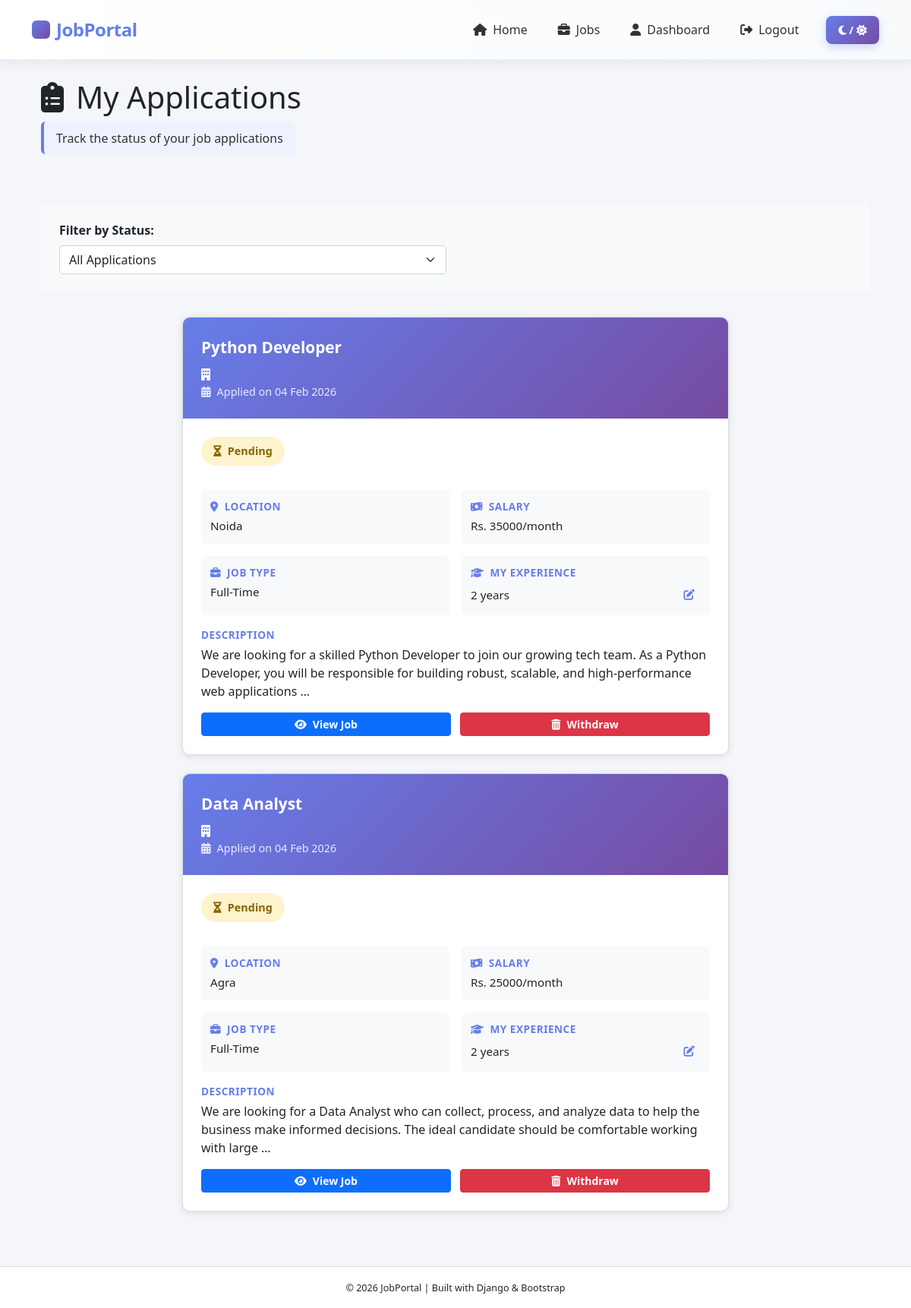
The app's page /accounts/candidate/my_applications/ (signed in) with its own data.
### Job_Portal/jobs/models.py (models this page shows, shortened)
class JobApplication(models.Model):
    STATUS_CHOICES = [
        ('Pending', 'Pending'),
        ('Accepted', 'Accepted'),
        ('Rejected', 'Rejected'),
    ]
    job = models.ForeignKey(Job, on_delete=models.CASCADE)
    candidate = models.ForeignKey(
        'accounts.User',
        on_delete=models.CASCADE,
        limit_choices_to={'role': 'candidate'}
    )
    resume = models.FileField(
        upload_to='resumes/',
        blank=False,
        null=False
    )
    cover_letter = models.TextField()
    applied_at = models.DateTimeField(auto_now_add=True)
    status = models.CharField(
        max_length=20,
        choices=STATUS_CHOICES,
        default='Pending'
    )
    class Meta:
        unique_together = ('job', 'candidate')

class Job(models.Model):
    JOB_TYPE_CHOICES = [
        ('Full-Time', 'Full-Time'),
        ('Part-Time', 'Part-Time'),
        ('Internship', 'Internship'),
        ('Contract', 'Contract'),
        ('Remote', 'Remote'),
    ]
    EXPERIENCE_CHOICES = [
        ('Fresher', 'Fresher'),
        ('1-3 Years', '1-3 Years'),
        ('3-5 Years', '3-5 Years'),
        ('5+ Years', '5+ Years'),
    ]
    employer = models.ForeignKey(
        settings.AUTH_USER_MODEL,
        on_delete=models.CASCADE
    )
    title = models.CharField(max_length=200)
    description = models.TextField()
    requirements = models.TextField(blank=True)
    location = models.CharField(max_length=100)
    salary = models.PositiveIntegerField(
        null=True,
        blank=True,
        help_text="Enter salary in INR per month"
    )
    job_type = models.CharField(
        max_length=20,
        choices=JOB_TYPE_CHOICES,
        default='Full-Time'
    )
    experience_level = models.CharField(
        max_length=20,
        choices=EXPERIENCE_CHOICES,
        default='Fresher'
    )
    created_at = models.DateTimeField(auto_now_add=True)

### Job_Portal/accounts/models.py (models this page shows)
class CandidateProfile(models.Model):
    user = models.OneToOneField(User, on_delete=models.CASCADE)
    resume = models.FileField(upload_to='resumes/', null=True, blank=True)
    skills = models.TextField(null=True, blank=True)
    experience = models.TextField(null=True, blank=True)

### Job_Portal/accounts/views.py (the view)
# urls.py: path('candidate/my_applications/',views.my_applications, name='my_applications'),
@login_required(login_url='login')
def my_applications(request):
    if request.user.role != 'candidate':
        return HttpResponseForbidden("Access denied")
    applications = JobApplication.objects.filter(
        candidate=request.user
    )
    return render(request, 'accounts/my_application.html', {
        'applications': applications
    })

### Job_Portal/templates/accounts/my_application.html (shortened to what this page needs)
{% extends 'base.html' %}
{% load static %}
{% block content %}
<div class="container mt-4">
    <div class="mb-5">
        <h1 class="mb-2">
            <i class="fas fa-clipboard-list me-3"></i>My Applications
        </h1>
        <p class="highlighted-note">Track the status of your job applications</p>
    </div>
    {% if applications %}
        <div class="filter-section">
            <div class="row">
                <div class="col-md-6">
                    <label for="filterStatus" class="form-label"><strong>Filter by Status:</strong></label>
                    <select id="filterStatus" class="form-select">
                        <option value="all">All Applications</option>
                    </select>
                </div>
            </div>
        </div>
        <div class="row">
            {% for application in applications %}
                <div class="col-lg-8 mx-auto mb-4">
                    <div class="card application-card" data-status="{{ application.status|lower }}">
                        <div class="card-header">
                            <div class="row align-items-center">
                                <div class="col-md-8">
                                    <div class="job-title">{{ application.job.title }}</div>
                                    <div class="company-name">
                                        <i class="fas fa-building me-2"></i>{{ application.job.employer.candidateprofile.company_name }}
                                    </div>
                                    <div class="application-date">
                                        <i class="fas fa-calendar-alt me-2"></i>Applied on {{ application.applied_at|date:"d M Y" }}
                                    </div>
                                </div>
                            </div>
                        </div>
                        <div class="application-body">
                            <div>
                                {% if application.status == 'Pending' %}
                                    <span class="status-badge status-pending">
                                        <i class="fas fa-hourglass-half me-2"></i>Pending
                                    </span>
                                {% elif application.status == 'Accepted' %}
                                    <span class="status-badge status-accepted">
                                        <i class="fas fa-check-circle me-2"></i>Accepted
                                    </span>
                                {% elif application.status == 'Rejected' %}
                                    <span class="status-badge status-rejected">
                                        <i class="fas fa-times-circle me-2"></i>Rejected
                                    </span>
                                {% endif %}
                            </div>
                            <div class="job-details">
                                <div class="detail-item">
                                    <span class="detail-label">
                                        <i class="fas fa-map-marker-alt me-2"></i>Location
                                    </span>
                                    {{ application.job.location }}
                                </div>
                                <div class="detail-item">
                                    <span class="detail-label">
                                        <i class="fas fa-money-bill-wave me-2"></i>Salary
                                    </span>
                                    {% if application.job.salary %}
                                        Rs. {{ application.job.salary }}/month
                                    {% else %}
                                        Not specified
                                    {% endif %}
                                </div>
                                <div class="detail-item">
                                    <span class="detail-label">
                                        <i class="fas fa-briefcase me-2"></i>Job Type
                                    </span>
                                    {{ application.job.job_type }}
                                </div>
                                <div class="detail-item">
                                    <span class="detail-label">
                                        <i class="fas fa-graduation-cap me-2"></i>My Experience
                                    </span>
                                    <div class="experience-display" id="experience-{{ application.candidate.id }}">
                                        <div class="experience-text">
                                            {% if application.candidate.candidateprofile.experience %}
                                                {{ application.candidate.candidateprofile.experience }}
                                            {% else %}
                                                <em>Not specified</em>
                                            {% endif %}
                                        </div>
                                        <button class="edit-experience-btn" onclick="toggleEditExperience('{{ application.candidate.id }}', event)">
                                            <i class="fas fa-edit"></i>
                                        </button>
                                    </div>
                                </div>
                            </div>
                            <div class="mt-3">
                                <span class="detail-label">Description</span>
                                <p class="mb-0">{{ application.job.description|truncatewords:30 }}</p>
                            </div>
                            <div class="action-buttons">
                                <a href="{% url 'job_detail' application.job.id %}" class="btn btn-primary btn-sm">
                                    <i class="fas fa-eye me-2"></i>View Job
                                </a>
                                {% if application.status == 'Pending' %}
                                    <a href="{% url 'update_application_status' application.id %}" class="btn btn-danger btn-sm" onclick="return confirm('Are you sure you want to withdraw this application?');">
                                        <i class="fas fa-trash-alt me-2"></i>Withdraw
                                    </a>
                                {% endif %}
                            </div>
                        </div>
                    </div>
                </div>
            {% endfor %}
        </div>
    {% endif %}
</div>
{% endblock %}

### Job_Portal/static/css/base.css (style rules this page uses)
* { transition: background-color 0.25s ease, color 0.25s ease, border-color 0.25s ease; box-sizing: border-box; margin: 0; padding: 0; }
.card { background-color: #ffffff; color: #212529; border: 1px solid #ddd; border-radius: 8px; }
.card-header { background-color: #0d6efd; color: #fff; }
.form-control, .form-select, textarea { background-color: #ffffff; color: #212529; border: 1px solid #ced4da; border-radius: 5px; }
.btn-primary { background-color: #0d6efd; border-color: #0d6efd; }

### Job_Portal/templates/accounts/my_application.html (style rules this page uses)
.highlighted-note { display: inline-block; padding: 0.6rem 1rem; border-left: 4px solid #667eea; background-color: #eef2ff; color: #333; border-radius: 6px; font-weight: 500; }
.application-card { border-radius: 10px; overflow: hidden; transition: all 0.3s ease; box-shadow: 0 2px 10px rgba(0, 0, 0, 0.1); }
.application-card .card-header { background: linear-gradient(135deg, #667eea 0%, #764ba2 100%); color: #fff; padding: 1.5rem; border-bottom: none; }
.job-title { font-size: 1.3rem; font-weight: 600; margin-bottom: 0.5rem; }
.company-name { font-size: 1rem; opacity: 0.95; }
.application-date { font-size: 0.9rem; opacity: 0.85; }
.application-body { padding: 1.5rem; }
.status-badge { display: inline-block; padding: 0.5rem 1rem; border-radius: 20px; font-weight: 600; font-size: 0.9rem; margin-bottom: 1rem; }
.status-pending { background-color: #fff3cd; color: #856404; }
.job-details { display: grid; grid-template-columns: 1fr 1fr; gap: 1rem; margin: 1rem 0; }
.detail-item { padding: 0.75rem; background-color: #f8f9fa; border-radius: 6px; font-size: 0.95rem; }
.detail-label { font-weight: 600; color: #667eea; display: block; font-size: 0.85rem; text-transform: uppercase; letter-spacing: 0.5px; margin-bottom: 0.25rem; }
.action-buttons { display: flex; gap: 0.75rem; margin-top: 1rem; }
.action-buttons .btn { flex: 1; font-weight: 600; }
.filter-section { background-color: #f8f9fa; padding: 1.5rem; border-radius: 10px; margin-bottom: 2rem; }
.experience-display { display: flex; justify-content: space-between; align-items: center; gap: 0.5rem; }
.experience-text { flex: 1; }
.edit-experience-btn { background: none; border: none; color: #667eea; cursor: pointer; padding: 0.25rem 0.5rem; font-size: 0.9rem; transition: all 0.2s ease; }

### records on screen
JobApplication: job "Python Developer", applied_at "04 Feb 2026", status "Pending" (drawn), job.location "Noida", job.salary "35000", job.job_type "Full-Time", candidate.candidateprofile.experience "2 years", job.description "We are looking for a skilled Python Developer to join our growing tech team. As a Python Developer, you will be responsible for building robust, scalable, and high-performance web applications …"
JobApplication: job "Data Analyst", applied_at "04 Feb 2026", status "Pending" (drawn), job.location "Agra", job.salary "25000", job.job_type "Full-Time", candidate.candidateprofile.experience "2 years", job.description "We are looking for a Data Analyst who can collect, process, and analyze data to help the business make informed decisions. The ideal candidate should be comfortable working with large …"
